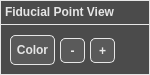
     <widget class="QFrame" name="ImageViewControlsFrame_C">
      <property name="geometry">
       <rect>
        <x>10</x>
        <y>585</y>
        <width>150</width>
        <height>75</height>
       </rect>
      </property>
      <property name="styleSheet">
       <string notr="true">QFrame { 
	background-color: #4b4b4b;
	border: 1px solid #e6e6e6; /* Border  */
}</string>
      </property>
      <property name="frameShape">
       <enum>QFrame::StyledPanel</enum>
      </property>
      <property name="frameShadow">
       <enum>QFrame::Raised</enum>
      </property>
      <widget class="QTextEdit" name="ImageViewFrameHeaderText_C">
       <property name="geometry">
        <rect>
         <x>0</x>
         <y>0</y>
         <width>150</width>
         <height>25</height>
        </rect>
       </property>
       <property name="font">
        <font>
         <pointsize>10</pointsize>
         <weight>75</weight>
         <bold>true</bold>
        </font>
       </property>
       <property name="styleSheet">
        <string notr="true">QTextEdit { 
	background-color: #4b4b4b;
	color: #e6e6e6; /* Text color */
	border: 1px solid #e6e6e6; /* Border  */
    text-align: left;
    font-weight: bold;
}</string>
       </property>
       <property name="verticalScrollBarPolicy">
        <enum>Qt::ScrollBarAlwaysOff</enum>
       </property>
       <property name="horizontalScrollBarPolicy">
        <enum>Qt::ScrollBarAlwaysOff</enum>
       </property>
       <property name="readOnly">
        <bool>true</bool>
       </property>
       <property name="html">
        <string>&lt;!DOCTYPE HTML PUBLIC &quot;-//W3C//DTD HTML 4.0//EN&quot; &quot;http://www.w3.org/TR/REC-html40/strict.dtd&quot;&gt;
&lt;html&gt;&lt;head&gt;&lt;meta name=&quot;qrichtext&quot; content=&quot;1&quot; /&gt;&lt;style type=&quot;text/css&quot;&gt;
p, li { white-space: pre-wrap; }
&lt;/style&gt;&lt;/head&gt;&lt;body style=&quot; font-family:'MS Shell Dlg 2'; font-size:10pt; font-weight:600; font-style:normal;&quot;&gt;
&lt;p style=&quot; margin-top:0px; margin-bottom:0px; margin-left:0px; margin-right:0px; -qt-block-indent:0; text-indent:0px;&quot;&gt;&lt;span style=&quot; font-size:9pt;&quot;&gt;Fiducial Point View&lt;/span&gt;&lt;/p&gt;&lt;/body&gt;&lt;/html&gt;</string>
       </property>
      </widget>
      <widget class="QPushButton" name="ColorFiducialButton_C">
       <property name="geometry">
        <rect>
         <x>10</x>
         <y>35</y>
         <width>45</width>
         <height>30</height>
        </rect>
       </property>
       <property name="font">
        <font>
         <pointsize>9</pointsize>
         <weight>75</weight>
         <bold>true</bold>
        </font>
       </property>
       <property name="styleSheet">
        <string notr="true">QPushButton {
    background-color: #5a5a5a;
    color: #e6e6e6; /* Text color */
    border: 1px solid #e6e6e6; /* Border  */
    border-radius: 5px; /* Optional: Rounded corners */
    padding: 5px; /* Optional: Padding around text */
}

QPushButton:hover {
    background-color: #666f75; /* Grey-blue when hovered */
}

QPushButton:pressed {
    background-color: #7b8e9c; /* More blue when pressed */
}</string>
       </property>
       <property name="text">
        <string>Color</string>
       </property>
      </widget>
      <widget class="QPushButton" name="GrowFiducialButton_C">
       <property name="geometry">
        <rect>
         <x>90</x>
         <y>38</y>
         <width>25</width>
         <height>25</height>
        </rect>
       </property>
       <property name="font">
        <font>
         <pointsize>9</pointsize>
         <weight>75</weight>
         <bold>true</bold>
        </font>
       </property>
       <property name="styleSheet">
        <string notr="true">QPushButton {
    background-color: #5a5a5a;
    color: #e6e6e6; /* Text color */
    border: 1px solid #e6e6e6; /* Border  */
    border-radius: 5px; /* Optional: Rounded corners */
    padding: 5px; /* Optional: Padding around text */
}

QPushButton:hover {
    background-color: #666f75; /* Grey-blue when hovered */
}

QPushButton:pressed {
    background-color: #7b8e9c; /* More blue when pressed */
}</string>
       </property>
       <property name="text">
        <string>+</string>
       </property>
      </widget>
      <widget class="QPushButton" name="ShrinkFiducialButton_C">
       <property name="geometry">
        <rect>
         <x>60</x>
         <y>38</y>
         <width>25</width>
         <height>25</height>
        </rect>
       </property>
       <property name="font">
        <font>
         <pointsize>9</pointsize>
         <weight>75</weight>
         <bold>true</bold>
        </font>
       </property>
       <property name="styleSheet">
        <string notr="true">QPushButton {
    background-color: #5a5a5a;
    color: #e6e6e6; /* Text color */
    border: 1px solid #e6e6e6; /* Border  */
    border-radius: 5px; /* Optional: Rounded corners */
    padding: 5px; /* Optional: Padding around text */
}

QPushButton:hover {
    background-color: #666f75; /* Grey-blue when hovered */
}

QPushButton:pressed {
    background-color: #7b8e9c; /* More blue when pressed */
}</string>
       </property>
       <property name="text">
        <string>-</string>
       </property>
      </widget>
     </widget>
